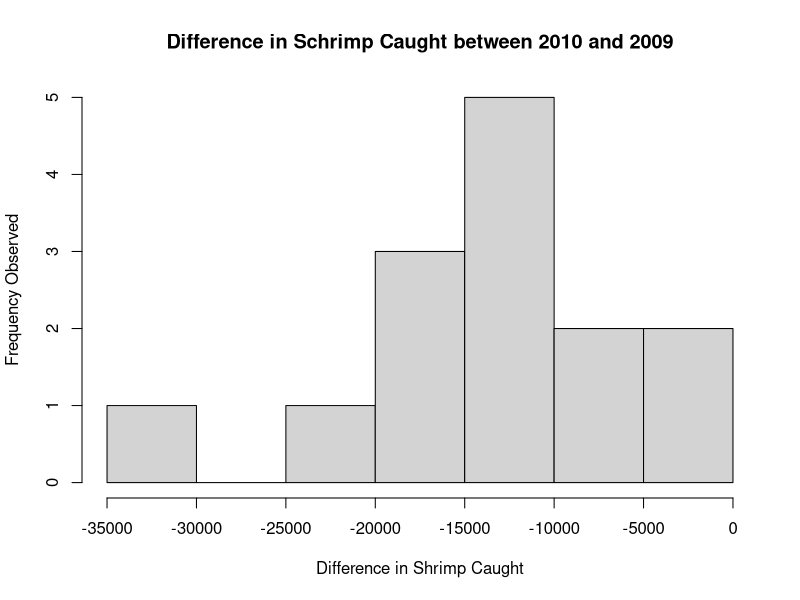
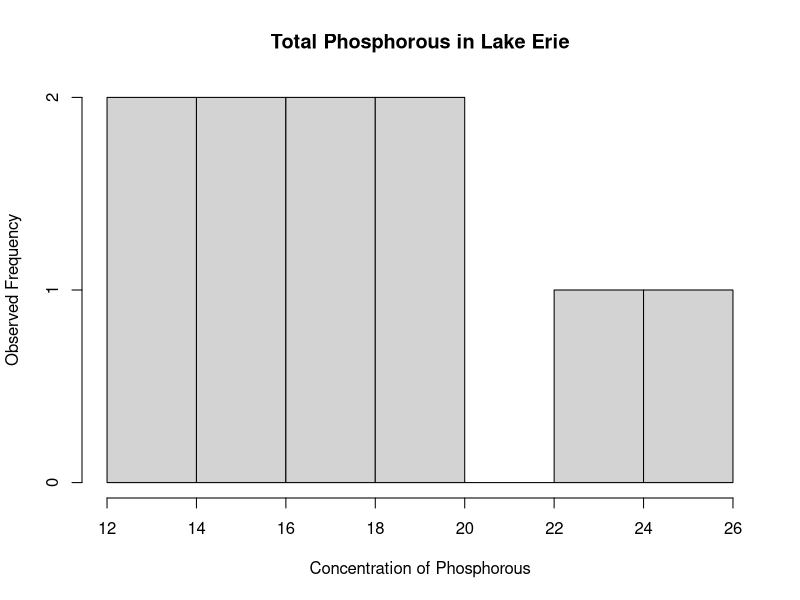
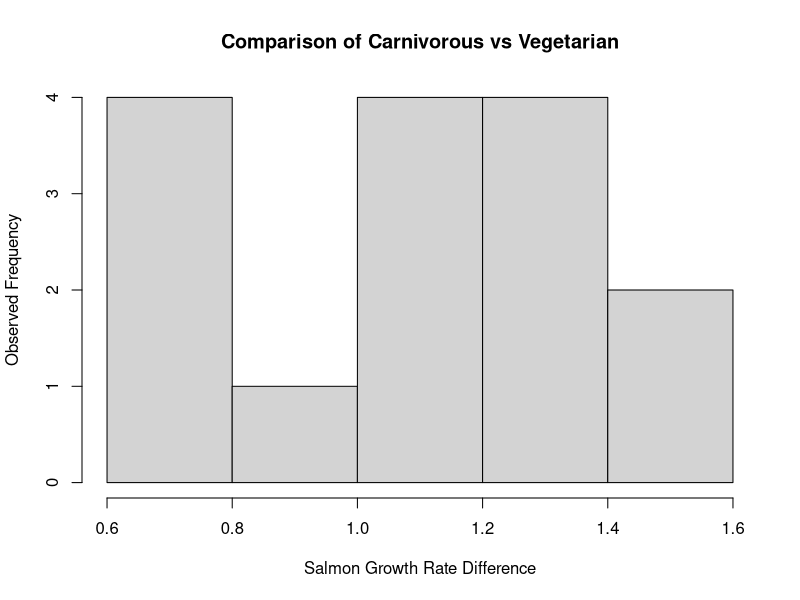
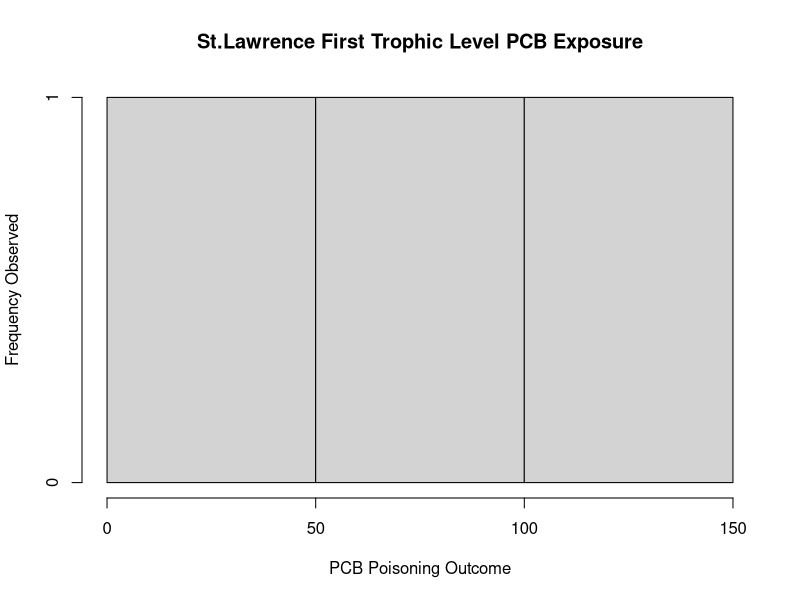
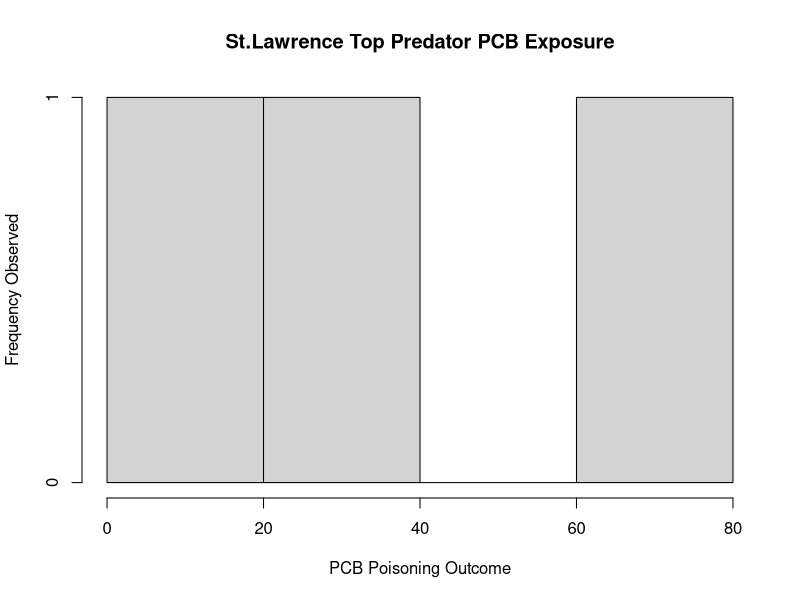

Generate these figures, in order, with R:
## ---- chunk 1
catch2009= c(91900,95200,61900,73600,114300,117000,129500,74200,112700,152100,90700,89400,127500,142200)
catch2010=c(82900,86700,46900,41300,91600,100400,128400,55900,101700,139100,79300,76100,114100,139800)
## ---- chunk 2
hist(catch2010-catch2009, main='Difference in Schrimp Caught between 2010 and 2009', ylab= 'Frequency Observed', xlab='Difference in Shrimp Caught')
## ---- chunk 3
t.test(catch2010, catch2009, paired=TRUE)
## ---- chunk 4
qt(0.025,13)
## ---- chunk 5
phosphorous=c(18.4,12.9,15.3,18.3,15.6,23.3,16.5,12.3,24.6,16.2)
## ---- chunk 6
hist(phosphorous, main="Total Phosphorous in Lake Erie", xlab='Concentration of Phosphorous', ylab='Observed Frequency')
## ---- chunk 7
t.test(phosphorous, mu=15)
## ---- chunk 8
qt(0.975, 9)
## ---- chunk 9
carnivorous=c(2.3,1.8,1.9,1.8,2.1,2.3,2.0,2.2,2.2,1.5,1.8,2.1,2.3,2.2,2.3)
vegetarian=c(1.6,1.1,0.7,1.0,1.0,0.9,1.2,0.8,0.9,0.6,0.7,0.6,0.8,0.8,1.1)
## ---- chunk 10
hist(carnivorous-vegetarian, main='Comparison of Carnivorous vs Vegetarian', ylab="Observed Frequency", xlab="Salmon Growth Rate Difference")
## ---- chunk 11
t.test(carnivorous,vegetarian)
## ---- chunk 12
qt(0.975,28)
## ---- chunk 13
first.trophic=c(133,100,17)
top.predator=c(4,61,35)
dat=data.frame(first.trophic,top.predator)
## ---- chunk 14
dat
## ---- chunk 15
hist(dat$first.trophic, main='St.Lawrence First Trophic Level PCB Exposure', xlab="PCB Poisoning Outcome", ylab="Frequency Observed")
hist(dat$top.predator, main='St.Lawrence Top Predator PCB Exposure', xlab="PCB Poisoning Outcome", ylab="Frequency Observed")
## ---- chunk 16
chisq.test(dat)
## ---- chunk 17
qchisq(0.95,2)
